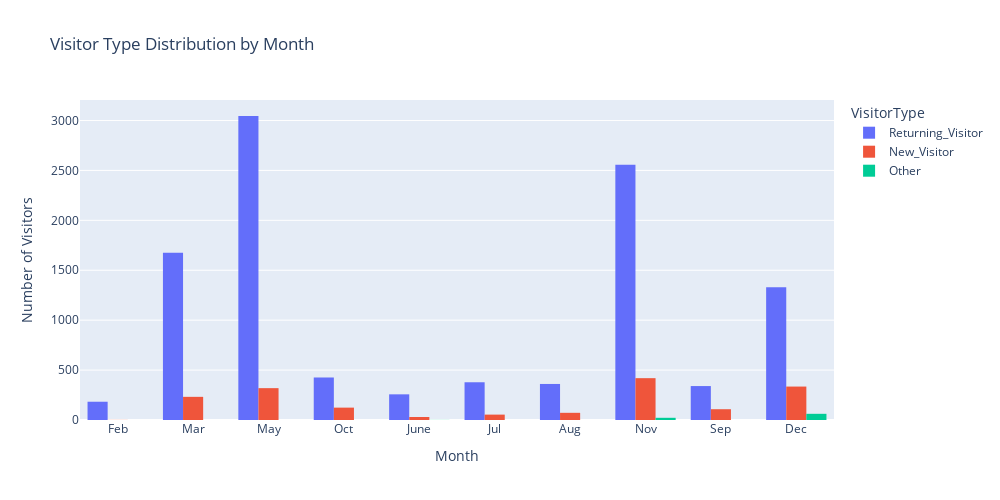

The notebook cell this image was saved under:
### Code cell
fig = px.histogram(df, x="Month", color='VisitorType', barmode='group',
                   title='Visitor Type Distribution by Month')
fig.update_layout(yaxis_title='Number of Visitors',width=1000,height=500)
fig.show()

### Figure 1 — Plotly figure (JSON) as saved in the notebook; plotly's stock layout.template omitted (floating-point values rounded to 4 significant figures; data arrays with more than 128 entries replaced by an {"elided": "..."} marker saying what was removed)
{"data": [{"alignmentgroup": "True", "bingroup": "x", "hovertemplate": "VisitorType=Returning_Visitor<br>Month=%{x}<br>count=%{y}<extra></extra>", "legendgroup": "Returning_Visitor", "marker": {"color": "#636efa", "pattern": {"shape": ""}}, "name": "Returning_Visitor", "offsetgroup": "Returning_Visitor", "orientation": "v", "showlegend": true, "type": "histogram", "x": {"elided": "10551 str values"}, "xaxis": "x", "yaxis": "y"}, {"alignmentgroup": "True", "bingroup": "x", "hovertemplate": "VisitorType=New_Visitor<br>Month=%{x}<br>count=%{y}<extra></extra>", "legendgroup": "New_Visitor", "marker": {"color": "#EF553B", "pattern": {"shape": ""}}, "name": "New_Visitor", "offsetgroup": "New_Visitor", "orientation": "v", "showlegend": true, "type": "histogram", "x": {"elided": "1694 str values"}, "xaxis": "x", "yaxis": "y"}, {"alignmentgroup": "True", "bingroup": "x", "hovertemplate": "VisitorType=Other<br>Month=%{x}<br>count=%{y}<extra></extra>", "legendgroup": "Other", "marker": {"color": "#00cc96", "pattern": {"shape": ""}}, "name": "Other", "offsetgroup": "Other", "orientation": "v", "showlegend": true, "type": "histogram", "x": ["June", "Dec", "Nov", "Dec", "Dec", "Dec", "Dec", "Dec", "Nov", "Dec", "Dec", "Dec", "Nov", "Dec", "Dec", "Nov", "Nov", "Dec", "Nov", "Dec", "Dec", "Nov", "Dec", "Dec", "Nov", "Dec", "Dec", "Dec", "Dec", "Dec", "Dec", "Dec", "Nov", "Nov", "Dec", "Nov", "Dec", "Dec", "Dec", "Dec", "Dec", "Dec", "Dec", "Dec", "Nov", "Nov", "Nov", "Dec", "Nov", "Dec", "Nov", "Nov", "Nov", "Dec", "Dec", "Dec", "Nov", "Dec", "Dec", "Dec", "Dec", "Dec", "Dec", "Dec", "Dec", "Dec", "Dec", "Dec", "Nov", "Dec", "Dec", "Dec", "Nov", "Dec", "Dec", "Dec", "Nov", "Dec", "Dec", "Dec", "Dec", "Dec", "Dec", "Dec", "Dec"], "xaxis": "x", "yaxis": "y"}], "layout": {"barmode": "group", "height": 500, "legend": {"title": {"text": "VisitorType"}, "tracegroupgap": 0}, "title": {"text": "Visitor Type Distribution by Month"}, "width": 1000, "xaxis": {"anchor": "y", "autorange": true, "domain": [0, 1], "range": [-0.5, 9.5], "title": {"text": "Month"}, "type": "category"}, "yaxis": {"anchor": "x", "autorange": true, "domain": [0, 1], "range": [0, 3205.0], "title": {"text": "Number of Visitors"}}}}
